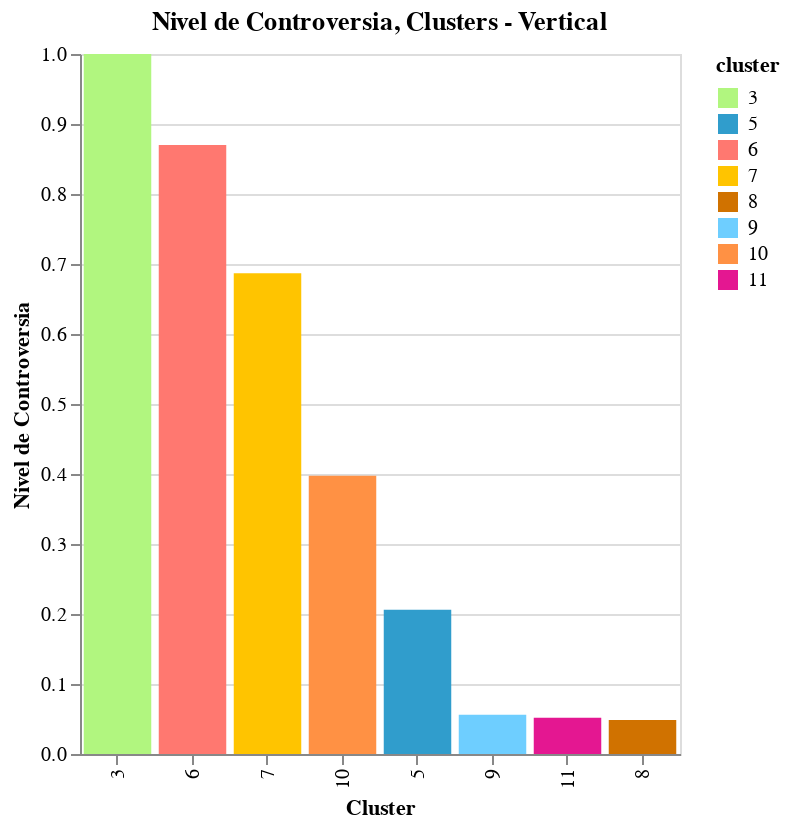

Source (notebook cell):
### Code cell
domain = [3,5,6,7,8,9,10,11]
range_ = ["#B1F67F", "#309DCC", "#FF7870", "#FFC400", "#D07200", "#6ECEFF", "#FF9144", "#E41791"]
chart = bar_chart(controversia, "Nivel de Controversia, Clusters - Vertical", 300, 350, domain, range_,
                  "cluster:N", "cluster:N", "resultado:Q", "Cluster", "Nivel de Controversia")
chart

### Figure 1 — Vega-Lite specification as saved in the notebook (floating-point values rounded to 4 significant figures)
{"config": {"view": {"continuousWidth": 400, "continuousHeight": 300}}, "data": {"name": "data-2328488580dad833e3af08a94e7197ad"}, "mark": "bar", "encoding": {"color": {"type": "nominal", "field": "cluster", "scale": {"domain": [3, 5, 6, 7, 8, 9, 10, 11], "range": ["#B1F67F", "#309DCC", "#FF7870", "#FFC400", "#D07200", "#6ECEFF", "#FF9144", "#E41791"]}}, "x": {"type": "nominal", "field": "cluster", "sort": {"field": "cluster:N", "op": "count", "order": "ascending"}, "title": "Cluster"}, "y": {"type": "quantitative", "field": "resultado", "sort": {"field": "resultado:Q", "op": "count", "order": "ascending"}, "title": "Nivel de Controversia"}}, "height": 350, "title": "Nivel de Controversia, Clusters - Vertical", "width": 300, "$schema": "https://vega.github.io/schema/vega-lite/v4.8.1.json", "datasets": {"data-2328488580dad833e3af08a94e7197ad": [{"cluster": 3, "resultado": 1.0, "controversia": -0.0}, {"cluster": 6, "resultado": 0.8701, "controversia": 0.1299}, {"cluster": 7, "resultado": 0.6869, "controversia": 0.3131}, {"cluster": 10, "resultado": 0.3974, "controversia": 0.6026}, {"cluster": 5, "resultado": 0.206, "controversia": 0.794}, {"cluster": 9, "resultado": 0.05611, "controversia": 0.9439}, {"cluster": 11, "resultado": 0.05164, "controversia": 0.9484}, {"cluster": 8, "resultado": 0.04858, "controversia": 0.9514}]}}
